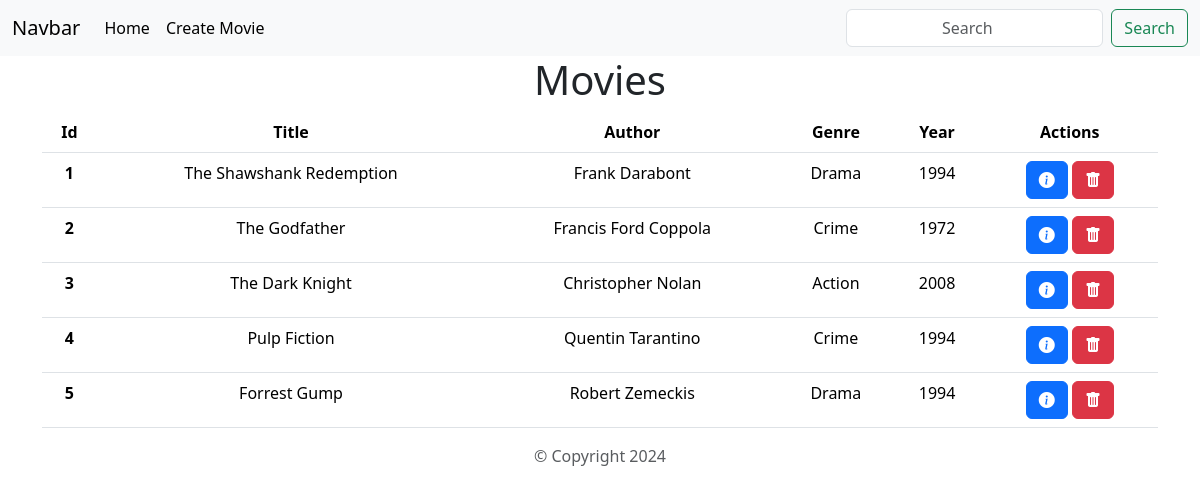
The page / on the database its author committed.
### movies/models.py (models this page shows, shortened)
class Movie(models.Model):
    title = models.CharField(max_length=100)
    author = models.CharField(max_length=100)
    genre = models.CharField(max_length=100)
    year = models.IntegerField()

### movies/views.py (the view)
# urls.py: path('', views.list),
def list(request):
    movies = Movie.objects.all()
    return render(request, 'list.html', {'movies': movies})

### movies/templates/list.html
{% extends 'base.html' %}
{% block title %}Movies{% endblock %}
{% block content %}
    <table class="table">
        <thead>
            <tr>
                <th scope="col">Id</th>
                <th scope="col">Title</th>
                <th scope="col">Author</th>
                <th scope="col">Genre</th>
                <th scope="col">Year</th>
                <th scope="col">Actions</th>
            </tr>
        </thead>
        <tbody>
            {% for movie in movies %}
                <tr>
                    <th scope="row">{{ movie.id }}</th>
                    <td>{{ movie.title }}</td>
                    <td>{{ movie.author }}</td>
                    <td>{{ movie.genre }}</td>
                    <td>{{ movie.year }}</td>
                    <td>
                        <a class="btn btn-primary" href="/details/{{ movie.id }}">
                            <i class="bi bi-info-circle-fill"></i>
                        </a>
                        <a class="btn btn-danger" href="/delete/{{ movie.id }}">
                            <i class="bi bi-trash-fill"></i>
                        </a>
                    </td>
                </tr>
            {% endfor %}
        </tbody>
    </table>
{% endblock %}

### movies/templates/base.html (shortened to what this page needs)
<!DOCTYPE html>
<html lang="en">
<head>
    <link href="https://cdn.jsdelivr.net/npm/bootstrap@5.3.3/dist/css/bootstrap.min.css" rel="stylesheet">
    <link rel="stylesheet" href="https://cdn.jsdelivr.net/npm/bootstrap-icons@1.11.3/font/bootstrap-icons.min.css">
    <link rel="stylesheet" href="static/css/styles.css">
</head>
<body>
    <nav class="navbar navbar-expand-lg bg-body-tertiary">
        <div class="container-fluid">
          <a class="navbar-brand" href="/">Navbar</a>
          <div class="collapse navbar-collapse" id="navbarSupportedContent">
              <ul class="navbar-nav me-auto mb-2 mb-lg-0">
                  <li class="nav-item">
                      <a class="nav-link active" aria-current="page" href="/">Home</a>
                  </li>
                  <li class="nav-item">
                      <a class="nav-link active" aria-current="page" href="/create">Create Movie</a>
                  </li>
              </ul>
              <form class="d-flex" role="search">
                  <input class="form-control me-2" type="search" placeholder="Search" aria-label="Search">
                  <button class="btn btn-outline-success" type="submit">Search</button>
              </form>
        </div>
      </div>
    </nav>
    <div class="container">
        <h1>{%block title%}{% endblock %}</h1>
        {% block content %}{% endblock %}
        <div class="card-footer text-body-secondary">
            &copy; Copyright 2024
        </div>
    </div>
</body>
</html>

### movies/static/css/styles.css (style rules this page uses)
* { text-align: center; }

### rows shown on the page
Movie: id "1", title "The Shawshank Redemption", author "Frank Darabont", genre "Drama", year "1994"
Movie: id "2", title "The Godfather", author "Francis Ford Coppola", genre "Crime", year "1972"
Movie: id "3", title "The Dark Knight", author "Christopher Nolan", genre "Action", year "2008"
Movie: id "4", title "Pulp Fiction", author "Quentin Tarantino", genre "Crime", year "1994"
Movie: id "5", title "Forrest Gump", author "Robert Zemeckis", genre "Drama", year "1994"
